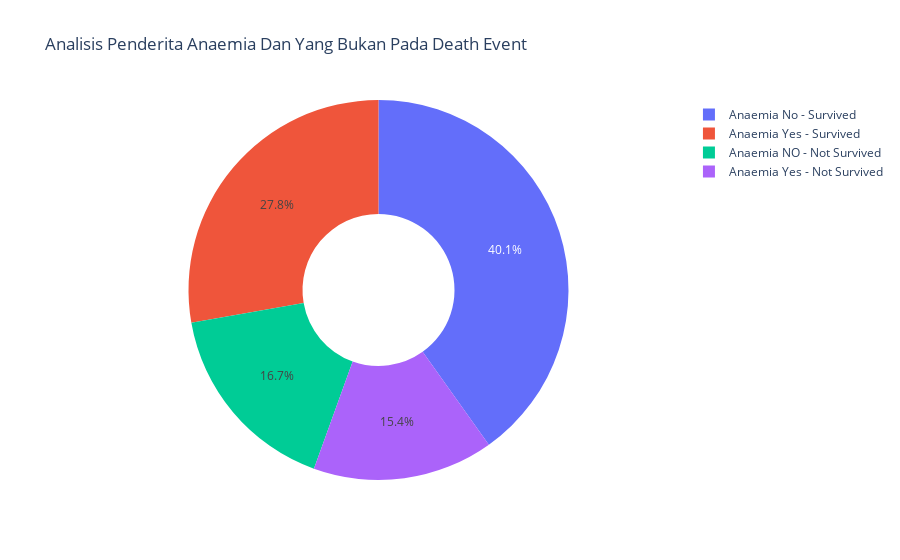

Here is the notebook cell this chart was saved with:
### Code cell
anaemia_yes_survi = anaemia_yes[df["DEATH_EVENT"]==0]
anaemia_yes_not_survi = anaemia_yes[df["DEATH_EVENT"]==1]
anaemia_no_survi = anaemia_no[df["DEATH_EVENT"]==0]
anaemia_no_not_survi = anaemia_no[df["DEATH_EVENT"]==1]

labels = ['Anaemia Yes - Survived','Anaemia Yes - Not Survived', 'Anaemia No - Survived', 'Anaemia NO - Not Survived']
values = [len(anaemia_yes[df["DEATH_EVENT"]==0]),len(anaemia_yes[df["DEATH_EVENT"]==1]),
         len(anaemia_no[df["DEATH_EVENT"]==0]),len(anaemia_no[df["DEATH_EVENT"]==1])]
fig = go.Figure(data=[go.Pie(labels=labels, values=values, hole=.4)])
fig.update_layout(
    title_text="Analisis Penderita Anaemia Dan Yang Bukan Pada Death Event")
fig.show()

### Figure 1 — Plotly figure (JSON) as saved in the notebook; plotly's stock layout.template omitted (floating-point values rounded to 4 significant figures)
{"data": [{"hole": 0.4, "labels": ["Anaemia Yes - Survived", "Anaemia Yes - Not Survived", "Anaemia No - Survived", "Anaemia NO - Not Survived"], "type": "pie", "values": [83, 46, 120, 50]}], "layout": {"title": {"text": "Analisis Penderita Anaemia Dan Yang Bukan Pada Death Event"}}}
